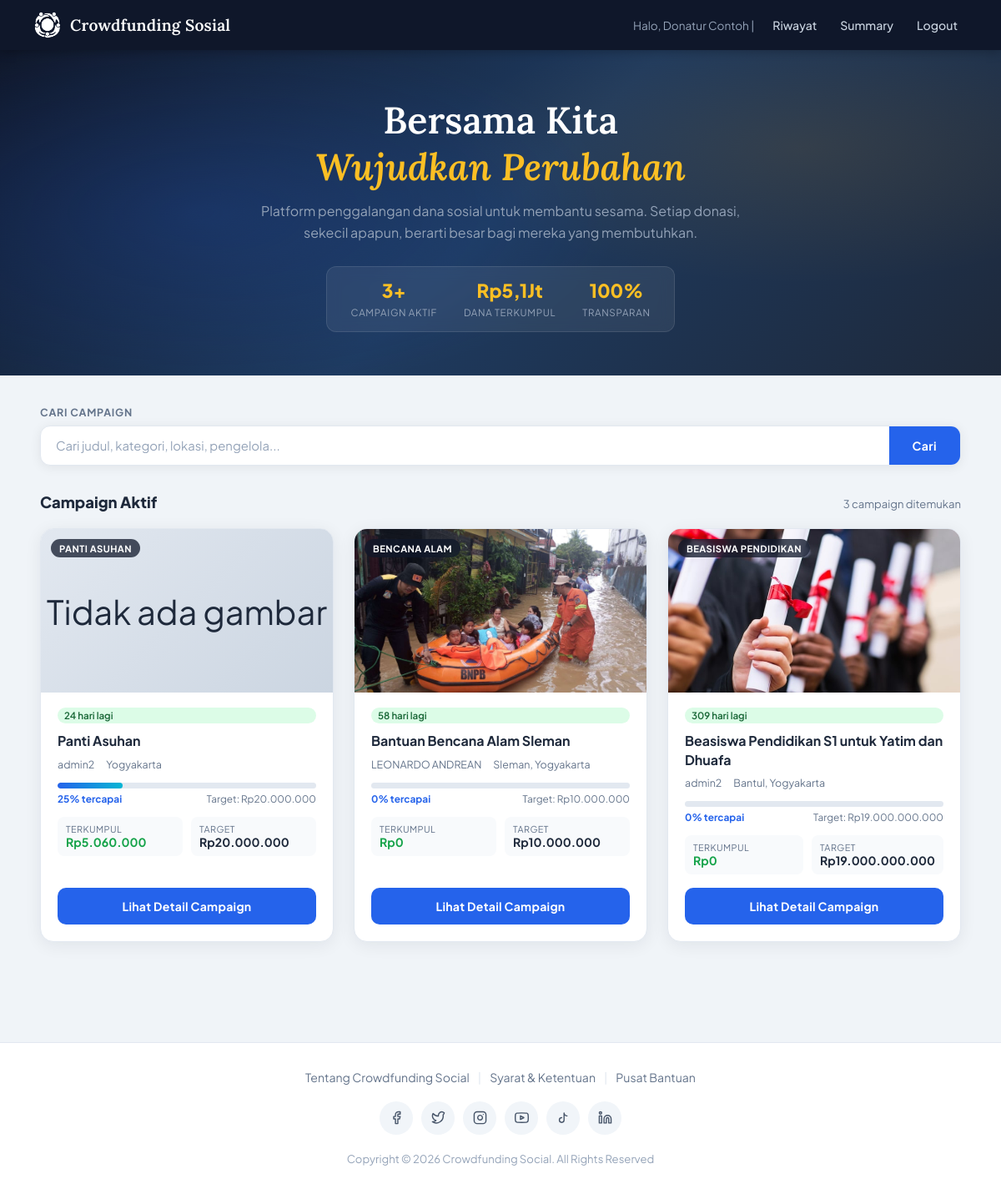
Page /index.php (signed in) on the committed database.
### tables this page shows
CREATE TABLE `campaigns` (
  `id` int(11) NOT NULL,
  `manager_id` int(11) NOT NULL,
  `title` varchar(150) NOT NULL,
  `category` varchar(100) NOT NULL,
  `location` varchar(150) NOT NULL,
  `description` text NOT NULL,
  `target_amount` decimal(15,2) NOT NULL DEFAULT 0.00,
  `collected_amount` decimal(15,2) NOT NULL DEFAULT 0.00,
  `deadline` datetime NOT NULL,
  `image` varchar(255) NOT NULL,
  `bank_info` varchar(255) NOT NULL,
  `created_at` timestamp NOT NULL DEFAULT current_timestamp()
);

CREATE TABLE `users` (
  `id` int(11) NOT NULL,
  `name` varchar(100) NOT NULL,
  `email` varchar(100) NOT NULL,
  `phone` varchar(20) NOT NULL,
  `address` text DEFAULT NULL,
  `password` varchar(255) NOT NULL,
  `role` enum('donor','manager') NOT NULL DEFAULT 'donor',
  `created_at` timestamp NOT NULL DEFAULT current_timestamp()
);

### index.php (the view, shortened to what this page needs)
<?php
require 'config.php';
$keyword = trim($_GET['search'] ?? '');
$page = isset($_GET['page']) ? max(1, (int)$_GET['page']) : 1;
$limit = 6;
$offset = ($page - 1) * $limit;
$where = "WHERE c.deadline >= NOW()";
$params = [];
$types = "";
$countStmt = $conn->prepare("SELECT COUNT(*) AS total FROM campaigns c JOIN users u ON c.manager_id = u.id $where");
$countStmt->execute();
$totalRows = $countStmt->get_result()->fetch_assoc()['total'];
$statsStmt = $conn->query("SELECT COUNT(*) AS tc, COALESCE(SUM(collected_amount),0) AS tca FROM campaigns WHERE deadline >= NOW()");
$stats = $statsStmt->fetch_assoc();
$sql = "SELECT c.*, u.name AS manager_name
        FROM campaigns c JOIN users u ON c.manager_id = u.id
        $where
        ORDER BY c.deadline ASC, c.collected_amount ASC
        LIMIT ? OFFSET ?";
$stmt = $conn->prepare($sql);
if (!empty($params)) {
    $stmt->bind_param($types . "ii", ...[...$params, $limit, $offset]);
} else {
    $stmt->bind_param("ii", $limit, $offset);
}
$stmt->execute();
$result = $stmt->get_result();
?>
<!DOCTYPE html>
<html lang="id">
<head>
    <link rel="stylesheet" href="assets/css/index.css">
</head>
<body>
<nav class="navbar">
    <div class="navbar-brand">
        <img src="uploads/LogoKecil.png" alt="Logo">
        Crowdfunding Sosial
    </div>
    <div class="navbar-links">
        <?php if (isset($_SESSION['user_id'])): ?>
            <span class="user-greet">Halo, <?= htmlspecialchars($_SESSION['user_name']) ?> |</span>
            <?php if ($_SESSION['user_role'] === 'donor'): ?>
                <a href="donation_history.php">Riwayat</a>
                <a href="summary.php">Summary</a>
            <?php else: ?>
                <a href="manager_dashboard.php" class="btn-nav-cta">Dashboard</a>
            <?php endif; ?>
            <a href="logout.php">Logout</a>
        <?php else: ?>
            <a href="login.php">Login</a>
            <a href="register.php" class="btn-nav-cta">Daftar</a>
        <?php endif; ?>
    </div>
</nav>
<div class="hero">
    <div class="hero-inner">
        <h1>Bersama Kita<br><em>Wujudkan Perubahan</em></h1>
        <p>Platform penggalangan dana sosial untuk membantu sesama. Setiap donasi, sekecil apapun, berarti besar bagi mereka yang membutuhkan.</p>
        <div class="hero-stats">
            <div class="hero-stat">
                <span class="val"><?= $stats['tc'] ?>+</span>
                <span class="lbl">Campaign Aktif</span>
            </div>
            <div class="hero-stat">
                <span class="val">Rp<?= number_format($stats['tca'] / 1000000, 1, ',', '.') ?>Jt</span>
                <span class="lbl">Dana Terkumpul</span>
            </div>
            <div class="hero-stat">
                <span class="val">100%</span>
                <span class="lbl">Transparan</span>
            </div>
        </div>
    </div>
</div>
<div class="container">
    <div class="search-wrap">
        <div class="search-label">Cari Campaign</div>
        <form class="search-box" method="get">
            <input type="text" name="search" placeholder="Cari judul, kategori, lokasi, pengelola..." value="<?= htmlspecialchars($keyword) ?>">
            <button type="submit">Cari</button>
        </form>
    </div>
    <div class="section-head">
        <h2><?= $keyword ? 'Hasil Pencarian' : 'Campaign Aktif' ?></h2>
        <span class="count"><?= $totalRows ?> campaign ditemukan</span>
    </div>
    <div class="grid">
        <?php if ($result && $result->num_rows > 0): ?>
            <?php while ($row = $result->fetch_assoc()):
                $pct = ($row['target_amount'] > 0)
                    ? min(100, round(($row['collected_amount'] / $row['target_amount']) * 100))
                    : 0;
                $daysLeft = ceil((strtotime($row['deadline']) - time()) / 86400);
                $imgPath  = 'uploads/' . $row['image'];
                $imgExists = !empty($row['image']) && file_exists($imgPath);
            ?>
            <div class="card">
                <div class="card-img-wrap">
                    <?php if ($imgExists): ?>
                        <img src="<?= htmlspecialchars($imgPath) ?>" alt="<?= htmlspecialchars($row['title']) ?>">
                    <?php else: ?>
                        <div class="no-img">Tidak ada gambar</div>
                    <?php endif; ?>
                    <span class="card-category-badge"><?= htmlspecialchars($row['category']) ?></span>
                </div>
                <div class="card-body">
                    <span class="deadline-badge <?= $daysLeft <= 14 ? 'soon' : 'normal' ?>">
                        <?= $daysLeft > 0 ? $daysLeft . ' hari lagi' : 'Berakhir hari ini' ?>
                    </span>
                    <h3><?= htmlspecialchars($row['title']) ?></h3>
                    <div class="card-meta">
                        <span><?= htmlspecialchars($row['manager_name']) ?></span>
                        <span><?= htmlspecialchars($row['location'] ?? '-') ?></span>
                    </div>
                    <div class="progress-wrap">
                        <div class="progress-bg">
                            <div class="progress-fill" style="width: <?= $pct ?>%"></div>
                        </div>
                        <div class="progress-row">
                            <span class="pct"><?= $pct ?>% tercapai</span>
                            <span class="target">Target: Rp<?= number_format($row['target_amount'], 0, ',', '.') ?></span>
                        </div>
                    </div>
                    <div class="card-amounts">
                        <div class="amount-box collected">
                            <div class="alabel">Terkumpul</div>
                            <div class="aval">Rp<?= number_format($row['collected_amount'], 0, ',', '.') ?></div>
                        </div>
                        <div class="amount-box">
                            <div class="alabel">Target</div>
                            <div class="aval">Rp<?= number_format($row['target_amount'], 0, ',', '.') ?></div>
                        </div>
                    </div>
                    <a class="btn-detail" href="detail.php?id=<?= $row['id'] ?>">Lihat Detail Campaign</a>
                </div>
            </div>
            <?php endwhile; ?>
        <?php else: ?>
            <div class="empty-state">
                <p>Tidak ada campaign yang ditemukan<?= $keyword ? ' untuk "' . htmlspecialchars($keyword) . '"' : '' ?>.</p>
            </div>
        <?php endif; ?>
    </div>
</div>
<footer class="site-footer">
    <div class="footer-inner">
        <div class="footer-links">
            <a href="#">Tentang Crowdfunding Social</a>
            <span class="footer-sep">|</span>
            <a href="#">Syarat &amp; Ketentuan</a>
            <span class="footer-sep">|</span>
            <a href="#">Pusat Bantuan</a>
        </div>
        <div class="footer-socials">
            <a href="https://www.instagram.com/crowdfunding_sociall/" target="_blank" rel="noopener" aria-label="Facebook">
                <svg viewBox="0 0 24 24" fill="none" stroke="currentColor" stroke-width="2" stroke-linecap="round" stroke-linejoin="round"><path d="M18 2h-3a5 5 0 0 0-5 5v3H7v4h3v8h4v-8h3l1-4h-4V7a1 1 0 0 1 1-1h3z"/></svg>
            </a>
            <a href="https://www.instagram.com/crowdfunding_sociall/" target="_blank" rel="noopener" aria-label="Twitter/X">
                <svg viewBox="0 0 24 24" fill="none" stroke="currentColor" stroke-width="2" stroke-linecap="round" stroke-linejoin="round"><path d="M22 4s-.7 2.1-2 3.4c1.6 10-9.4 17.3-18 11.6 2.2.1 4.4-.6 6-2C3 15.5.5 9.6 3 5c2.2 2.7 5.4 4.4 9 4.4C11.5 4.7 17-1 22 4z"/></svg>
            </a>
            <a href="https://www.instagram.com/crowdfunding_sociall/" target="_blank" rel="noopener" aria-label="Instagram">
                <svg viewBox="0 0 24 24" fill="none" stroke="currentColor" stroke-width="2" stroke-linecap="round" stroke-linejoin="round"><rect x="2" y="2" width="20" height="20" rx="5" ry="5"/><path d="M16 11.37A4 4 0 1 1 12.63 8 4 4 0 0 1 16 11.37z"/><line x1="17.5" y1="6.5" x2="17.51" y2="6.5"/></svg>
            </a>
            <a href="https://www.instagram.com/crowdfunding_sociall/" target="_blank" rel="noopener" aria-label="YouTube">
            </a>
            <a href="https://www.instagram.com/crowdfunding_sociall/" target="_blank" rel="noopener" aria-label="TikTok">
                <svg viewBox="0 0 24 24" fill="none" stroke="currentColor" stroke-width="2" stroke-linecap="round" stroke-linejoin="round"><path d="M9 12a4 4 0 1 0 4 4V4a5 5 0 0 0 5 5"/></svg>
            </a>
            <a href="https://www.instagram.com/crowdfunding_sociall/" target="_blank" rel="noopener" aria-label="LinkedIn">
                <svg viewBox="0 0 24 24" fill="none" stroke="currentColor" stroke-width="2" stroke-linecap="round" stroke-linejoin="round"><path d="M16 8a6 6 0 0 1 6 6v7h-4v-7a2 2 0 0 0-2-2 2 2 0 0 0-2 2v7h-4v-7a6 6 0 0 1 6-6z"/><rect x="2" y="9" width="4" height="12"/><circle cx="4" cy="4" r="2"/></svg>
            </a>
        </div>
        <div class="footer-copy">Copyright &copy; 2026 Crowdfunding Social. All Rights Reserved</div>
    </div>
</footer>
</body>
</html>

### rows in the picture
campaigns: shows "Tidak ada gambar", category "PANTI ASUHAN", deadline "24", title "Panti Asuhan", manager.name "admin2", location "Yogyakarta", pct "25", target_amount "20.000.000", collected_amount "5.060.000"
campaigns: image (picture), category "BENCANA ALAM", deadline "58", title "Bantuan Bencana Alam Sleman", manager.name "LEONARDO ANDREAN", location "Sleman, Yogyakarta", pct "0", target_amount "10.000.000", collected_amount "0"
campaigns: image (picture), category "BEASISWA PENDIDIKAN", deadline "309", title "Beasiswa Pendidikan S1 untuk Yatim dan Dhuafa", manager.name "admin2", location "Bantul, Yogyakarta", pct "0", target_amount "19.000.000.000", collected_amount "0"

### other values in the picture
$_SESSION['user_name'] "Donatur Contoh"
$stats['tc'] "3"
$stats['tca'] / 1000000 "5,1"
$totalRows "3"
